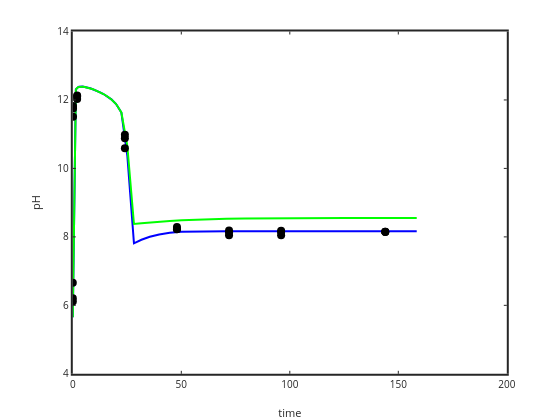

Notebook source saved alongside this figure:
### Code cell
plot(time,pH1,'b-','linewidth',2); ylabel('pH'); xlabel('time')
hold on
plot(time,pH2,'g-','linewidth',2);
plot(sampletime,samplepH,'ko','markersize',8,'markerfacecolor','k')
set(gca,'linewidth',2)

yi = interp1 (time, pH1, sampletime);
%plot(sampletime,yi,'r.')

residual1=samplepH-yi;

### Figure 1 — Plotly figure (JSON) as saved in the notebook; plotly's stock layout.template omitted (floating-point values rounded to 4 significant figures)
{"data": [{"line": {"color": "rgb(0,0,255)", "dash": "solid", "width": 2}, "marker": {"color": "rgb(0,0,255)", "line": {"color": "rgb(0,0,255)"}, "size": 6, "symbol": "none"}, "mode": "lines", "name": "", "showlegend": false, "type": "scatter", "visibility": true, "x": [0, 0, 1.122, 1.259, 1.413, 1.585, 1.778, 1.995, 2.239, 2.512, 2.818, 3.162, 3.548, 3.981, 4.467, 5.012, 5.623, 6.31, 7.079, 7.943, 8.913, 10, 11.22, 12.59, 14.13, 15.85, 17.78, 19.95, 22.39, 25.12, 28.18, 31.62, 35.48, 39.81, 44.67, 50.12, 56.23, 63.1, 70.79, 79.43, 89.13, 100, 112.2, 125.9, 141.3, 158.5], "xaxis": "x", "y": [5.65, 5.65, 12.26, 12.28, 12.3, 12.32, 12.34, 12.35, 12.37, 12.38, 12.38, 12.39, 12.39, 12.39, 12.39, 12.39, 12.38, 12.37, 12.36, 12.34, 12.32, 12.3, 12.26, 12.22, 12.17, 12.11, 12.02, 11.88, 11.63, 10.38, 7.813, 7.916, 8.002, 8.072, 8.121, 8.146, 8.157, 8.16, 8.161, 8.161, 8.161, 8.161, 8.161, 8.161, 8.161, 8.161], "yaxis": "y"}, {"line": {"color": "rgb(0,255,0)", "dash": "solid", "width": 2}, "marker": {"color": "rgb(0,255,0)", "line": {"color": "rgb(0,255,0)"}, "size": 6, "symbol": "none"}, "mode": "lines", "name": "", "showlegend": false, "type": "scatter", "visibility": true, "x": [0, 0, 1.122, 1.259, 1.413, 1.585, 1.778, 1.995, 2.239, 2.512, 2.818, 3.162, 3.548, 3.981, 4.467, 5.012, 5.623, 6.31, 7.079, 7.943, 8.913, 10, 11.22, 12.59, 14.13, 15.85, 17.78, 19.95, 22.39, 25.12, 28.18, 31.62, 35.48, 39.81, 44.67, 50.12, 56.23, 63.1, 70.79, 79.43, 89.13, 100, 112.2, 125.9, 141.3, 158.5], "xaxis": "x", "y": [5.65, 5.65, 12.26, 12.28, 12.3, 12.32, 12.34, 12.35, 12.36, 12.37, 12.38, 12.39, 12.39, 12.39, 12.39, 12.38, 12.38, 12.37, 12.36, 12.34, 12.32, 12.29, 12.26, 12.22, 12.17, 12.11, 12.02, 11.88, 11.63, 10.66, 8.376, 8.399, 8.422, 8.445, 8.467, 8.487, 8.505, 8.52, 8.532, 8.54, 8.546, 8.549, 8.551, 8.552, 8.553, 8.553], "yaxis": "y"}, {"line": {"color": "rgb(0,0,0)", "width": 0.5}, "marker": {"color": "rgb(0,0,0)", "line": {"color": "rgb(0,0,0)"}, "size": 8, "symbol": "circle"}, "mode": "markers", "name": "", "showlegend": false, "type": "scatter", "visibility": true, "x": [0, 0.1, 2, 24, 48, 72, 96, 144, 0, 0.1, 2, 24, 48, 72, 96, 144, 0, 0.1, 2, 24, 48, 72, 96, 144], "xaxis": "x", "y": [6.66, 11.51, 12.03, 10.88, 8.23, 8.05, 8.05, 8.15, 6.21, 11.82, 12.13, 10.98, 8.29, 8.19, 8.18, 8.15, 6.11, 11.75, 12.1, 10.59, 8.22, 8.13, 8.14, 8.14], "yaxis": "y"}], "layout": {"height": 420, "hovermode": "closest", "margin": {"b": 0, "l": 0, "r": 0, "t": 0}, "plot_bgcolor": "rgba(0,0,0,0)", "showlegend": false, "width": 560, "xaxis": {"anchor": "y", "autorange": false, "domain": [0.13, 0.905], "exponentformat": "none", "gridcolor": "rgba(38,38,38,0.15)", "gridwidth": 2, "linecolor": "rgb(38,38,38)", "linewidth": 2, "mirror": "ticks", "range": [0, 200], "showgrid": false, "showline": true, "side": "bottom", "spikedash": "solid", "spikemode": "across", "spikesides": false, "spikethickness": 1, "tickangle": 0, "tickcolor": "rgb(38,38,38)", "tickfont": {"color": "rgb(38,38,38)", "size": 10}, "ticklen": 3, "ticks": "inside", "ticktext": ["0", "50", "100", "150", "200"], "tickvals": [0, 50, 100, 150, 200], "title": {"font": {"color": "rgb(38,38,38)", "size": 11}, "text": "time"}, "type": "linear", "visible": true, "zeroline": false}, "yaxis": {"anchor": "x", "autorange": false, "domain": [0.11, 0.925], "exponentformat": "none", "gridcolor": "rgba(38,38,38,0.15)", "gridwidth": 2, "linecolor": "rgb(38,38,38)", "linewidth": 2, "mirror": "ticks", "range": [4, 14], "showgrid": false, "showline": true, "side": "left", "spikedash": "solid", "spikemode": "across", "spikesides": false, "spikethickness": 1, "tickangle": 0, "tickcolor": "rgb(38,38,38)", "tickfont": {"color": "rgb(38,38,38)", "size": 10}, "ticklen": 3, "ticks": "inside", "ticktext": ["4", "6", "8", "10", "12", "14"], "tickvals": [4, 6, 8, 10, 12, 14], "title": {"font": {"color": "rgb(38,38,38)", "size": 11}, "text": "pH"}, "type": "linear", "visible": true, "zeroline": false}}}
